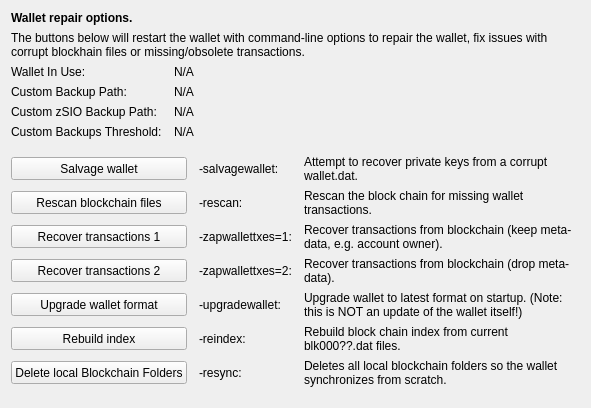
     <widget class="QWidget" name="tab_repair">
      <attribute name="title">
       <string>&amp;Wallet Repair</string>
      </attribute>
      <layout class="QGridLayout" name="gridLayout_4" columnstretch="0,0,0,0">
       <property name="horizontalSpacing">
        <number>12</number>
       </property>
       <item row="0" column="0" colspan="4">
        <widget class="QLabel" name="label_repair_header">
         <property name="font">
          <font>
           <weight>75</weight>
           <bold>true</bold>
          </font>
         </property>
         <property name="text">
          <string>Wallet repair options.</string>
         </property>
        </widget>
       </item>
       <item row="1" column="0" colspan="4">
        <widget class="QLabel" name="label_repair_helptext">
         <property name="font">
          <font>
           <weight>50</weight>
           <bold>false</bold>
          </font>
         </property>
         <property name="text">
          <string>The buttons below will restart the wallet with command-line options to repair the wallet, fix issues with corrupt blockhain files or missing/obsolete transactions.</string>
         </property>
         <property name="wordWrap">
          <bool>true</bool>
         </property>
        </widget>
       </item>
       <item row="2" column="0">
        <widget class="QLabel" name="wallet_path_label">
         <property name="text">
          <string>Wallet In Use:</string>
         </property>
        </widget>
       </item>
       <item row="2" column="1" colspan="3">
        <widget class="QLabel" name="wallet_path">
         <property name="cursor">
          <cursorShape>IBeamCursor</cursorShape>
         </property>
         <property name="text">
          <string>N/A</string>
         </property>
         <property name="textFormat">
          <enum>Qt::PlainText</enum>
         </property>
         <property name="textInteractionFlags">
          <set>Qt::LinksAccessibleByMouse|Qt::TextSelectableByKeyboard|Qt::TextSelectableByMouse</set>
         </property>
        </widget>
       </item>
       <item row="3" column="0">
        <widget class="QLabel" name="wallet_custombackuppath_label">
         <property name="text">
          <string>Custom Backup Path:</string>
         </property>
         <property name="visible">
          <bool>false</bool>
         </property>
        </widget>
       </item>
       <item row="3" column="1" colspan="3">
        <widget class="QLabel" name="wallet_custombackuppath">
         <property name="cursor">
          <cursorShape>IBeamCursor</cursorShape>
         </property>
         <property name="text">
          <string>N/A</string>
         </property>
         <property name="textFormat">
          <enum>Qt::PlainText</enum>
         </property>
         <property name="textInteractionFlags">
          <set>Qt::LinksAccessibleByMouse|Qt::TextSelectableByKeyboard|Qt::TextSelectableByMouse</set>
         </property>
         <property name="visible">
          <bool>false</bool>
         </property>
        </widget>
       </item>
       <item row="4" column="0">
        <widget class="QLabel" name="wallet_customzsiobackuppath_label">
         <property name="text">
          <string>Custom zSIO Backup Path:</string>
         </property>
         <property name="visible">
          <bool>false</bool>
         </property>
        </widget>
       </item>
       <item row="4" column="1" colspan="3">
        <widget class="QLabel" name="wallet_customzsiobackuppath">
         <property name="cursor">
          <cursorShape>IBeamCursor</cursorShape>
         </property>
         <property name="text">
          <string>N/A</string>
         </property>
         <property name="textFormat">
          <enum>Qt::PlainText</enum>
         </property>
         <property name="textInteractionFlags">
          <set>Qt::LinksAccessibleByMouse|Qt::TextSelectableByKeyboard|Qt::TextSelectableByMouse</set>
         </property>
         <property name="visible">
          <bool>false</bool>
         </property>
        </widget>
       </item>
       <item row="5" column="0">
        <widget class="QLabel" name="wallet_custombackupthreshold_label">
         <property name="text">
          <string>Custom Backups Threshold:</string>
         </property>
         <property name="visible">
          <bool>false</bool>
         </property>
        </widget>
       </item>
       <item row="5" column="1" colspan="3">
        <widget class="QLabel" name="wallet_custombackupthreshold">
         <property name="cursor">
          <cursorShape>IBeamCursor</cursorShape>
         </property>
         <property name="text">
          <string>N/A</string>
         </property>
         <property name="textFormat">
          <enum>Qt::PlainText</enum>
         </property>
         <property name="textInteractionFlags">
          <set>Qt::LinksAccessibleByMouse|Qt::TextSelectableByKeyboard|Qt::TextSelectableByMouse</set>
         </property>
         <property name="visible">
          <bool>false</bool>
         </property>
        </widget>
       </item>
       <item row="6" column="0">
        <spacer name="verticalSpacer_repair1">
         <property name="orientation">
          <enum>Qt::Vertical</enum>
         </property>
         <property name="sizeHint" stdset="0">
          <size>
           <width>10</width>
           <height>10</height>
          </size>
         </property>
        </spacer>
       </item>
       <item row="7" column="0" colspan="2">
        <widget class="QPushButton" name="btn_salvagewallet">
         <property name="minimumSize">
          <size>
           <width>100</width>
           <height>23</height>
          </size>
         </property>
         <property name="text">
          <string>Salvage wallet</string>
         </property>
        </widget>
       </item>
       <item row="7" column="2">
        <widget class="QLabel" name="label_repair_salvage_command">
         <property name="text">
          <string notr="true">-salvagewallet:</string>
         </property>
        </widget>
       </item>
       <item row="7" column="3">
        <widget class="QLabel" name="label_repair_salvage">
         <property name="text">
          <string>Attempt to recover private keys from a corrupt wallet.dat.</string>
         </property>
         <property name="wordWrap">
          <bool>true</bool>
         </property>
        </widget>
       </item>
       <item row="8" column="0" colspan="2">
        <widget class="QPushButton" name="btn_rescan">
         <property name="minimumSize">
          <size>
           <width>100</width>
           <height>23</height>
          </size>
         </property>
         <property name="text">
          <string>Rescan blockchain files</string>
         </property>
        </widget>
       </item>
       <item row="8" column="2">
        <widget class="QLabel" name="label_repair_rescan_command">
         <property name="text">
          <string notr="true">-rescan:</string>
         </property>
        </widget>
       </item>
       <item row="8" column="3">
        <widget class="QLabel" name="label_repair_rescan">
         <property name="text">
          <string>Rescan the block chain for missing wallet transactions.</string>
         </property>
         <property name="wordWrap">
          <bool>true</bool>
         </property>
        </widget>
       </item>
       <item row="9" column="0" colspan="2">
        <widget class="QPushButton" name="btn_zapwallettxes1">
         <property name="minimumSize">
          <size>
           <width>100</width>
           <height>23</height>
          </size>
         </property>
         <property name="text">
          <string>Recover transactions 1</string>
         </property>
        </widget>
       </item>
       <item row="9" column="2">
        <widget class="QLabel" name="label_repair_zap1_command">
         <property name="text">
          <string notr="true">-zapwallettxes=1:</string>
         </property>
        </widget>
       </item>
       <item row="9" column="3">
        <widget class="QLabel" name="label_repair_zap1">
         <property name="text">
          <string>Recover transactions from blockchain (keep meta-data, e.g. account owner).</string>
         </property>
         <property name="wordWrap">
          <bool>true</bool>
         </property>
        </widget>
       </item>
       <item row="10" column="0" colspan="2">
        <widget class="QPushButton" name="btn_zapwallettxes2">
         <property name="minimumSize">
          <size>
           <width>100</width>
           <height>23</height>
          </size>
         </property>
         <property name="text">
          <string>Recover transactions 2</string>
         </property>
        </widget>
       </item>
       <item row="10" column="2">
        <widget class="QLabel" name="label_repair_zap2_command">
         <property name="text">
          <string notr="true">-zapwallettxes=2:</string>
         </property>
        </widget>
       </item>
       <item row="10" column="3">
        <widget class="QLabel" name="label_repair_zap2">
         <property name="text">
          <string>Recover transactions from blockchain (drop meta-data).</string>
         </property>
         <property name="wordWrap">
          <bool>true</bool>
         </property>
        </widget>
       </item>
       <item row="11" column="0" colspan="2">
        <widget class="QPushButton" name="btn_upgradewallet">
         <property name="minimumSize">
          <size>
           <width>100</width>
           <height>23</height>
          </size>
         </property>
         <property name="text">
          <string>Upgrade wallet format</string>
         </property>
        </widget>
       </item>
       <item row="11" column="2">
        <widget class="QLabel" name="label_repair_upgrade_command">
         <property name="text">
          <string notr="true">-upgradewallet:</string>
         </property>
        </widget>
       </item>
       <item row="11" column="3">
        <widget class="QLabel" name="label_repair_upgrade">
         <property name="text">
          <string>Upgrade wallet to latest format on startup. (Note: this is NOT an update of the wallet itself!)</string>
         </property>
         <property name="wordWrap">
          <bool>true</bool>
         </property>
        </widget>
       </item>
       <item row="12" column="0" colspan="2">
        <widget class="QPushButton" name="btn_reindex">
         <property name="minimumSize">
          <size>
           <width>100</width>
           <height>23</height>
          </size>
         </property>
         <property name="text">
          <string>Rebuild index</string>
         </property>
        </widget>
       </item>
       <item row="12" column="2">
        <widget class="QLabel" name="label_repair_reindex_command">
         <property name="text">
          <string notr="true">-reindex:</string>
         </property>
        </widget>
       </item>
       <item row="12" column="3">
        <widget class="QLabel" name="label_repair_reindex">
         <property name="text">
          <string>Rebuild block chain index from current blk000??.dat files.</string>
         </property>
         <property name="wordWrap">
          <bool>true</bool>
         </property>
        </widget>
       </item>
       <item row="13" column="0" colspan="2">
        <widget class="QPushButton" name="btn_resync">
         <property name="minimumSize">
          <size>
           <width>100</width>
           <height>23</height>
          </size>
         </property>
         <property name="text">
          <string>Delete local Blockchain Folders</string>
         </property>
        </widget>
       </item>
       <item row="13" column="2">
        <widget class="QLabel" name="label_repair_resync_command">
         <property name="text">
          <string>-resync:</string>
         </property>
        </widget>
       </item>
       <item row="13" column="3">
        <widget class="QLabel" name="label_repair_resync">
         <property name="text">
          <string>Deletes all local blockchain folders so the wallet synchronizes from scratch.</string>
         </property>
         <property name="wordWrap">
          <bool>true</bool>
         </property>
        </widget>
       </item>
       <item row="14" column="0">
        <spacer name="verticalSpacer_repair2">
         <property name="orientation">
          <enum>Qt::Vertical</enum>
         </property>
         <property name="sizeHint" stdset="0">
          <size>
           <width>20</width>
           <height>10</height>
          </size>
         </property>
        </spacer>
       </item>
      </layout>
     </widget>
